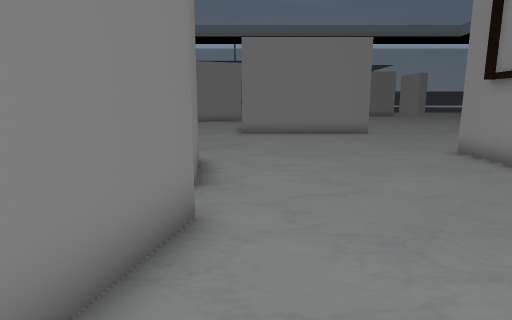
[1] (above)

22 first-person views from a walk through a 3-D level made in the Unity game engine. The camera is 1.3 m above the floor, tilts 10° down and sees 75° across. The floor is counted in squares, 0.81 m on a side. Each view is taken from the middle of a square. On the plan, view 1 faces up. The plan holds only what a view shows up to about 16 squares ahead; the rest is blank. The place goes on beyond the plan. The player is left out.

[2]
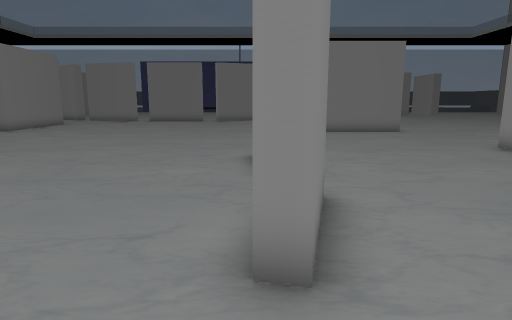

[3]
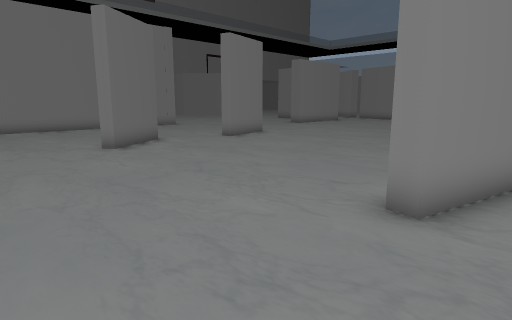

[4]
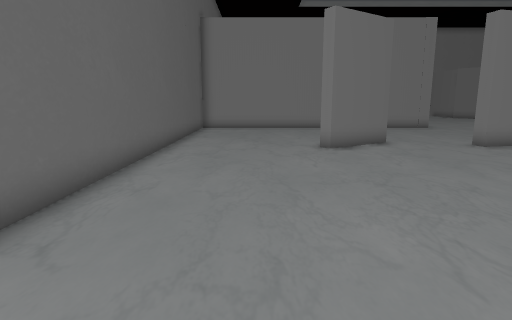

[5]
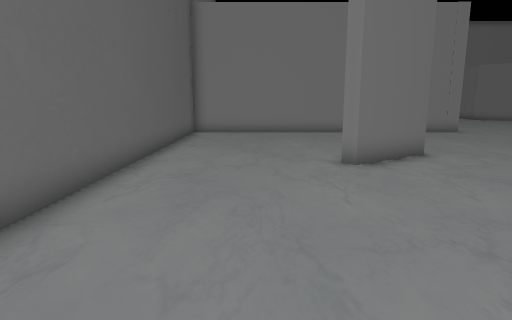

[6]
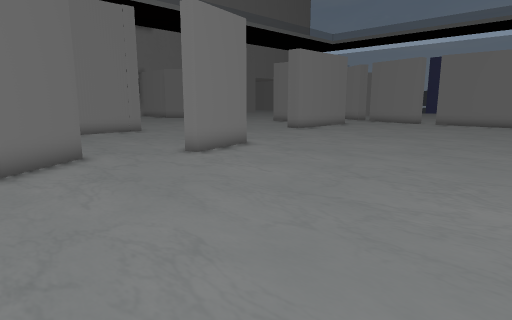

[7]
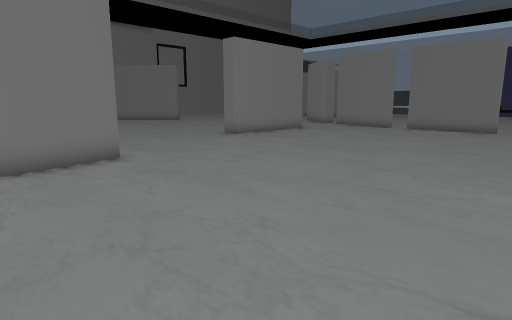

[8]
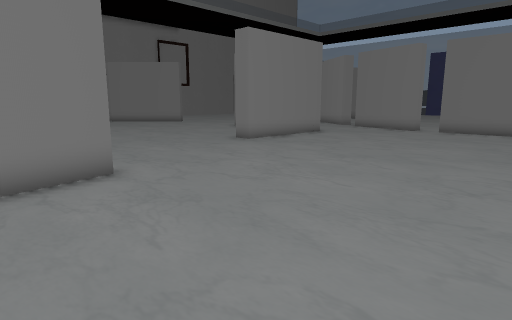

[9]
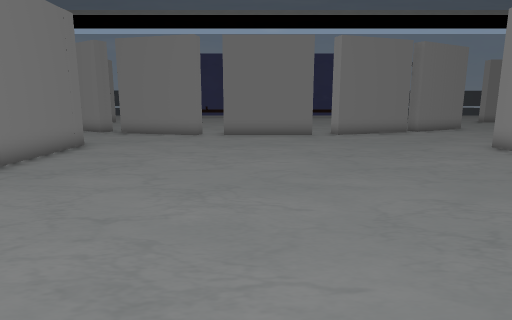

[10]
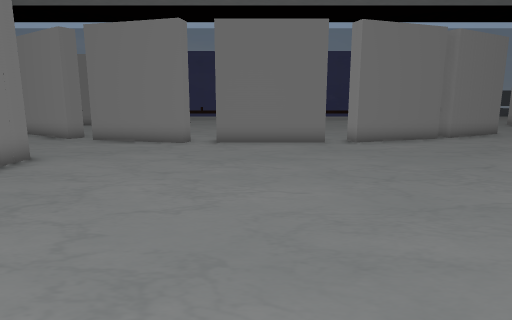

[11]
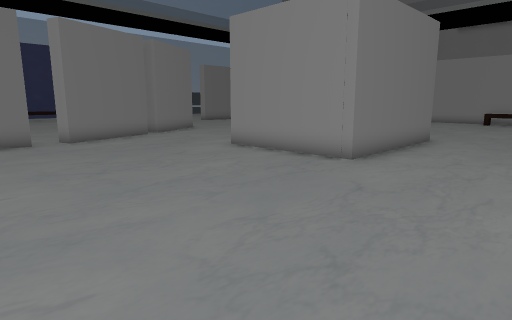

[12]
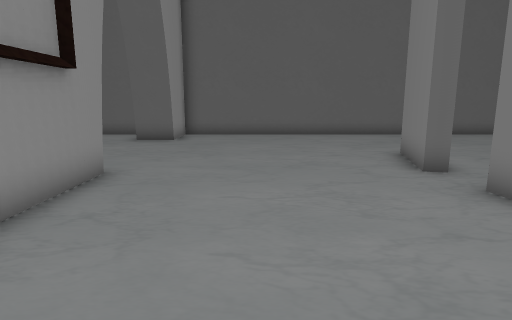

[13]
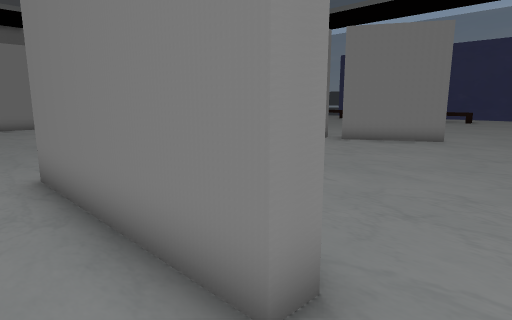

[14]
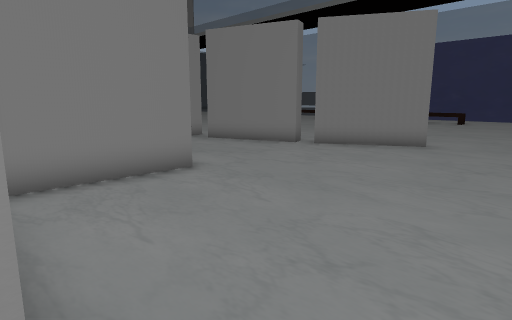

[15]
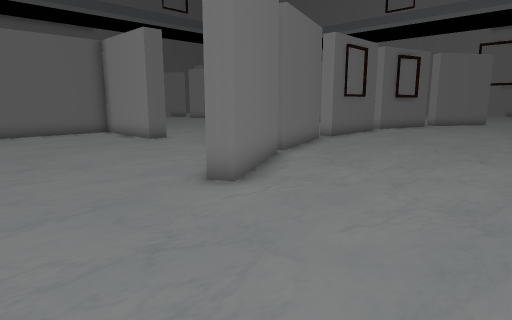

[16]
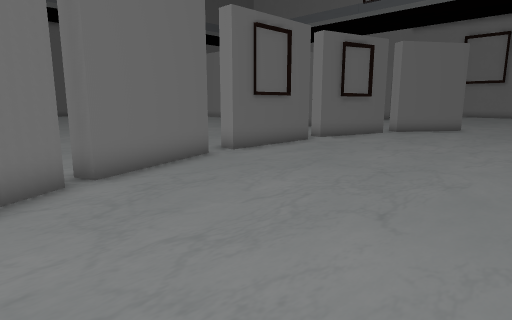

[17]
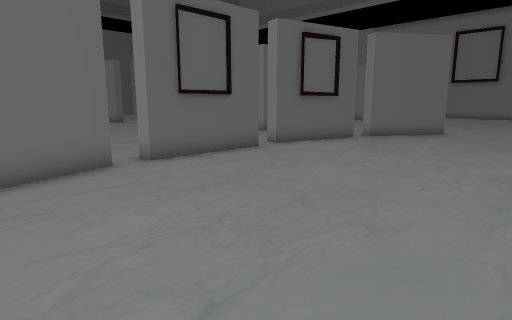

[18]
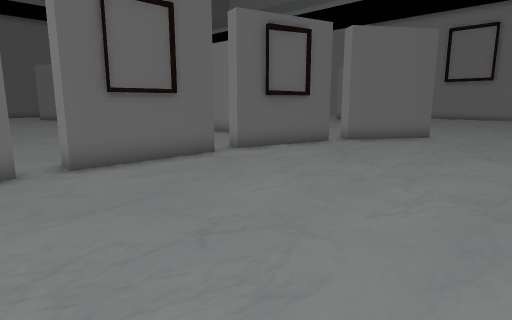

[19]
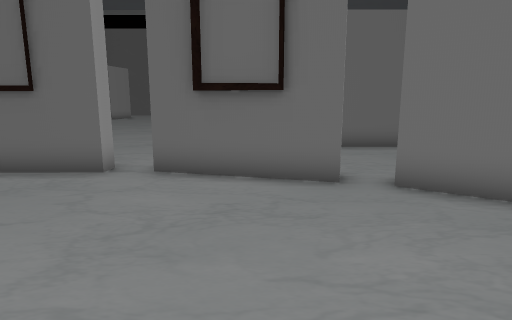

[20]
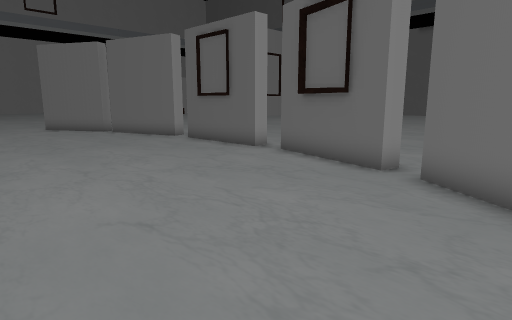

[21]
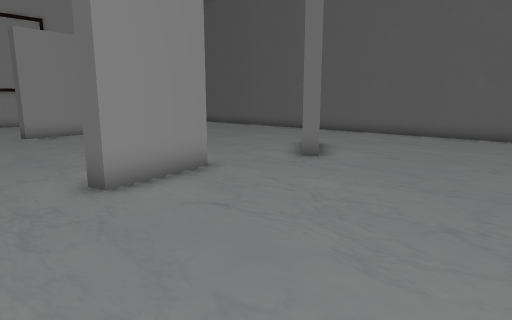

[22]
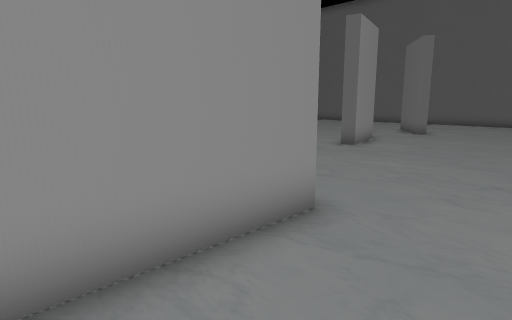

### Floor plan
Points are (right, up) in squares from view 1. A wall is a line through its corners. A room is listed if a view was taken in it or the views show most of it. See-through windows are left out.
Room 1 (views 1, 2, 3, 4, 5, 6, 7, 8, 9, 10, 11, 12, 13, 14, 15, 16, 17, 18, 19, 20, 21, 22)
walls: (1.8, 17.2) (4.8, 17.2); (-12.4, 9.9) (-11.7, 7.1) (-12.3, 7) (-12.9, 9.8) (-12.4, 9.9); (-6.3, 26) (-10.5, 26) (-10.5, 26.6) (-6.3, 26.6) (-6.3, 26); (-1.7, 6.4) (-2.1, 8.9) (-1.6, 9) (-1.1, 6.1); (-15.3, 22.3) (-15.3, 16.9) (-16.2, 16.9) (-16.2, 20.9); (5.6, 17.2) (5.6, 16.6) (-0.7, 16.6) (-0.7, 21.7) (0.1, 21.7) (0.1, 17.9); (-1.4, 4.6) (-0.8, 4.5) (-1.5, 1.7) (-2, 1.8); (-1.2, 27.4) (-5.1, 26) (-5.3, 26.6) (-1.4, 28); (-0.8, 28.2) (2.7, 30.1) (3, 29.5) (-0.5, 27.6); (-13.5, 3.8) (-13, 4.1) (-11.3, 1.5) (-11.8, 1.2); (-19.1, 22.2) (-17, 22.2); (-15.7, 27.5) (-11.6, 26.5) (-11.8, 25.8) (-15.8, 26.9); (-17, 27.2) (-19.5, 29); (6.4, 4.4) (6.4, 10.6); (-19.6, 29.8) (-16.6, 27.8); (-19.2, -4.2) (6.4, -4.2) (6.4, -1.8) (7.5, -1.8)
ways out: gap at (-16, 27)

Positions as (right, up) in squares from view 1, and headings:
1: (0, 0), facing up
2: (-2, -1), facing up
3: (0, -3), facing up-left
4: (0, -1), facing left
5: (-3, -1), facing left
6: (-3, 1), facing up-left
7: (-3, 6), facing up-left
8: (-5, 7), facing up-left
9: (-9, 10), facing up
10: (-9, 13), facing up
11: (-9, 12), facing up-right
12: (3, 12), facing down
13: (7, 15), facing up-left
14: (7, 17), facing up-left
15: (7, 35), facing down-left
16: (1, 35), facing down-left
17: (-2, 35), facing down-left
18: (-4, 35), facing down-left
19: (-14, 34), facing down
20: (-19, 35), facing down-right
21: (-19, 12), facing down-right
22: (-19, 21), facing down-right
